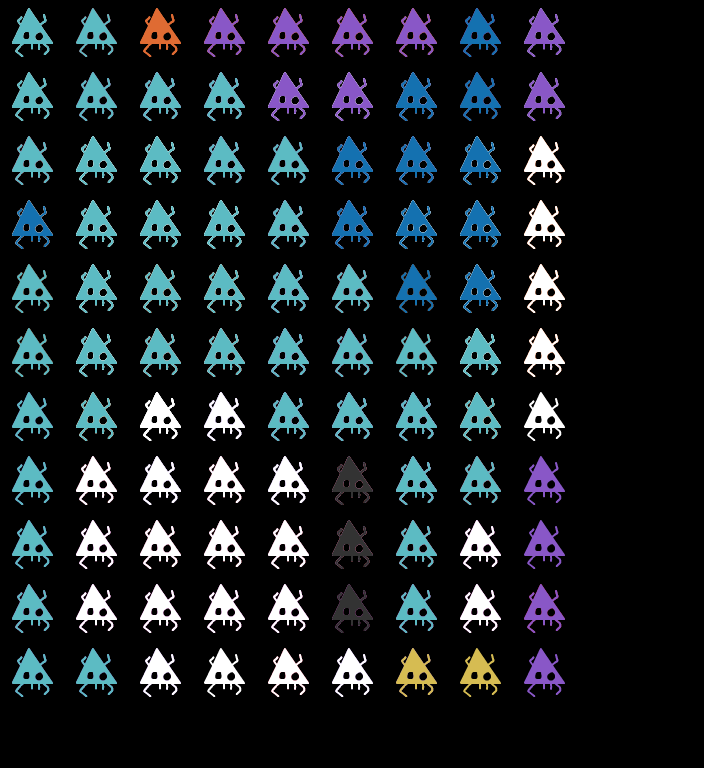

A 2D game scene composited from a Tiled map and its tileset images. What follows is a short description and the map's XML, with each tile layer's data collapsed to a summary:
An orthogonal 11x12 tile map with 64x64 px tiles, 4 tile layers (Skull, Superhard, Pac, Blue one), 17 hidden layers not drawn.

<map version="1.5" tiledversion="1.7.2" orientation="orthogonal" renderorder="right-down" width="11" height="12" tilewidth="64" tileheight="64" infinite="0" nextlayerid="23" nextobjectid="1">
 <editorsettings>
  <export target="../../www/data/videogames/videogamesLevels2.json" format="json" />
 </editorsettings>
 <properties>
  <property name="description" value="no description here" />
  <property name="sectionName" value="Generation 3" />
 </properties>
 <tileset firstgid="1" source="spadersTileset.tsx" />
 <layer id="9" name="Tetris" width="11" height="12" visible="0">
  <properties>
   <property name="i" type="int" value="7" />
   <property name="j" type="int" value="8" />
   <property name="tier" type="int" value="0" />
  </properties>
  <data>[132 cells, 20 non-empty, 5 distinct tile ids]</data>
 </layer>
 <layer id="13" name="1952 - OXO" width="11" height="12" visible="0">
  <properties>
   <property name="i" type="int" value="11" />
   <property name="j" type="int" value="12" />
   <property name="tier" type="int" value="0" />
  </properties>
  <data>[132 cells, 37 non-empty, 3 distinct tile ids]</data>
 </layer>
 <layer id="22" name="Mouse Trap" width="11" height="12" visible="0">
  <properties>
   <property name="i" type="int" value="11" />
   <property name="j" type="int" value="12" />
   <property name="tier" type="int" value="0" />
  </properties>
  <data>[132 cells, 82 non-empty, 3 distinct tile ids]</data>
 </layer>
 <layer id="14" name="Template" width="11" height="12" visible="0">
  <properties>
   <property name="i" type="int" value="8" />
   <property name="j" type="int" value="11" />
   <property name="tier" type="int" value="0" />
  </properties>
  <data>[132 cells, 0 non-empty, 0 distinct tile ids]</data>
 </layer>
 <layer id="19" name="Pitfall" width="11" height="12" visible="0">
  <properties>
   <property name="i" type="int" value="8" />
   <property name="j" type="int" value="11" />
   <property name="tier" type="int" value="0" />
  </properties>
  <data>[132 cells, 34 non-empty, 4 distinct tile ids]</data>
 </layer>
 <layer id="20" name="Duck Hunt" width="11" height="12" visible="0">
  <properties>
   <property name="i" type="int" value="9" />
   <property name="j" type="int" value="9" />
   <property name="tier" type="int" value="0" />
  </properties>
  <data>[132 cells, 47 non-empty, 4 distinct tile ids]</data>
 </layer>
 <layer id="21" name="Asteroid" width="11" height="12" visible="0">
  <properties>
   <property name="i" type="int" value="5" />
   <property name="j" type="int" value="9" />
   <property name="tier" type="int" value="0" />
  </properties>
  <data>[132 cells, 12 non-empty, 2 distinct tile ids]</data>
 </layer>
 <layer id="16" name="Pong" width="11" height="12" visible="0">
  <properties>
   <property name="i" type="int" value="7" />
   <property name="j" type="int" value="9" />
   <property name="tier" type="int" value="0" />
  </properties>
  <data>[132 cells, 18 non-empty, 4 distinct tile ids]</data>
 </layer>
 <layer id="17" name="Maze" width="11" height="12" visible="0">
  <properties>
   <property name="i" type="int" value="9" />
   <property name="j" type="int" value="9" />
   <property name="tier" type="int" value="0" />
  </properties>
  <data>[132 cells, 17 non-empty, 2 distinct tile ids]</data>
 </layer>
 <layer id="18" name="Jump Bug" width="11" height="12" visible="0">
  <properties>
   <property name="i" type="int" value="9" />
   <property name="j" type="int" value="11" />
   <property name="tier" type="int" value="0" />
  </properties>
  <data>[132 cells, 61 non-empty, 3 distinct tile ids]</data>
 </layer>
 <layer id="15" name="Spacewar" width="11" height="12" visible="0">
  <properties>
   <property name="i" type="int" value="7" />
   <property name="j" type="int" value="10" />
   <property name="tier" type="int" value="0" />
  </properties>
  <data>[132 cells, 14 non-empty, 2 distinct tile ids]</data>
 </layer>
 <layer id="10" name="E.T." width="11" height="12" visible="0">
  <properties>
   <property name="i" type="int" value="7" />
   <property name="j" type="int" value="12" />
   <property name="tier" type="int" value="0" />
  </properties>
  <data>[132 cells, 59 non-empty, 2 distinct tile ids]</data>
 </layer>
 <layer id="11" name="Arrow" width="11" height="12" visible="0">
  <properties>
   <property name="i" type="int" value="7" />
   <property name="j" type="int" value="8" />
   <property name="tier" type="int" value="0" />
  </properties>
  <data>[132 cells, 14 non-empty, 2 distinct tile ids]</data>
 </layer>
 <layer id="12" name="Copy of Tetris" width="11" height="12" visible="0">
  <properties>
   <property name="i" type="int" value="7" />
   <property name="j" type="int" value="8" />
   <property name="tier" type="int" value="0" />
  </properties>
  <data>[132 cells, 20 non-empty, 5 distinct tile ids]</data>
 </layer>
 <layer id="6" name="Rainbow" width="11" height="12" visible="0">
  <properties>
   <property name="i" type="int" value="7" />
   <property name="j" type="int" value="11" />
   <property name="tier" type="int" value="1" />
  </properties>
  <data>[132 cells, 72 non-empty, 8 distinct tile ids]</data>
 </layer>
 <layer id="3" name="Invader" width="11" height="12" visible="0">
  <properties>
   <property name="i" type="int" value="6" />
   <property name="j" type="int" value="10" />
   <property name="tier" type="int" value="0" />
  </properties>
  <data>[132 cells, 34 non-empty, 7 distinct tile ids]</data>
 </layer>
 <layer id="2" name="It's a me" width="11" height="12" visible="0">
  <properties>
   <property name="i" type="int" value="8" />
   <property name="j" type="int" value="12" />
   <property name="tier" type="int" value="2" />
  </properties>
  <data>[132 cells, 42 non-empty, 4 distinct tile ids]</data>
 </layer>
 <layer id="5" name="Skull" width="11" height="12">
  <properties>
   <property name="i" type="int" value="9" />
   <property name="j" type="int" value="12" />
   <property name="tier" type="int" value="3" />
  </properties>
  <data>[132 cells, 67 non-empty, 2 distinct tile ids]</data>
 </layer>
 <layer id="7" name="Superhard" width="11" height="12">
  <properties>
   <property name="i" type="int" value="9" />
   <property name="j" type="int" value="12" />
   <property name="tier" type="int" value="3" />
  </properties>
  <data>[132 cells, 85 non-empty, 4 distinct tile ids]</data>
 </layer>
 <layer id="8" name="Pac" width="11" height="12">
  <properties>
   <property name="i" type="int" value="9" />
   <property name="j" type="int" value="12" />
   <property name="tier" type="int" value="3" />
  </properties>
  <data>[132 cells, 92 non-empty, 3 distinct tile ids]</data>
 </layer>
 <layer id="4" name="Blue one" width="11" height="12">
  <properties>
   <property name="i" type="int" value="8" />
   <property name="j" type="int" value="12" />
   <property name="tier" type="int" value="3" />
  </properties>
  <data>[132 cells, 81 non-empty, 5 distinct tile ids]</data>
 </layer>
</map>
